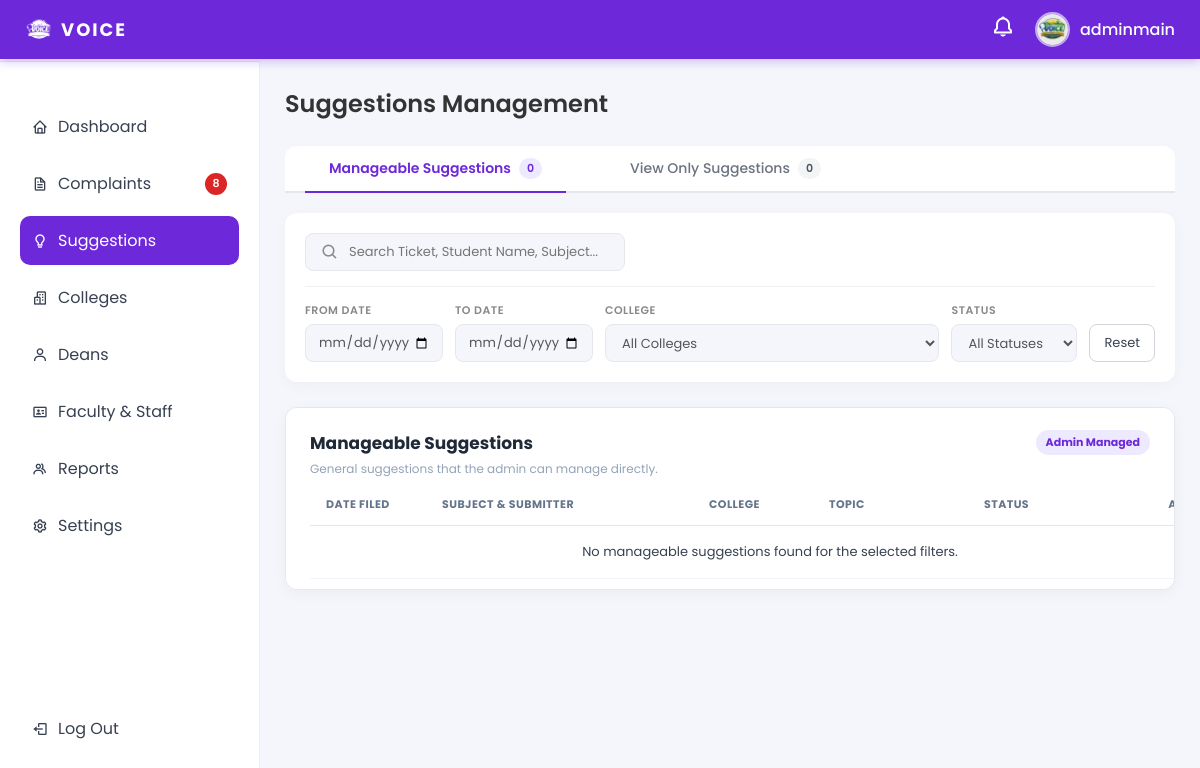
The page /Ui-main/admin/admin_suggestions.php (signed in) on the database its author committed.
### tables this page shows
CREATE TABLE `admin_profiles` (
  `id` int(11) NOT NULL,
  `user_id` int(11) NOT NULL,
  `name` varchar(100) NOT NULL,
  `created_at` timestamp NOT NULL DEFAULT current_timestamp()
);

CREATE TABLE `users` (
  `id` int(11) NOT NULL,
  `username` varchar(50) NOT NULL,
  `email` varchar(100) NOT NULL,
  `password` varchar(255) NOT NULL,
  `role` enum('admin','dean','student') NOT NULL,
  `profile_pic` varchar(255) DEFAULT NULL,
  `is_active` tinyint(1) DEFAULT 1,
  `created_at` timestamp NOT NULL DEFAULT current_timestamp(),
  `reset_token_hash` varchar(64) DEFAULT NULL,
  `reset_token_expires_at` datetime DEFAULT NULL,
  `reset_code` varchar(255) DEFAULT NULL,
  `reset_expiry` datetime DEFAULT NULL
);

### Ui-main/admin/admin_suggestions.php (the view, shortened to what this page needs)
<?php
require_once __DIR__ . '/../db_connection.php';
function e(string $value): string
{
    return htmlspecialchars($value, ENT_QUOTES, 'UTF-8');
}
$flashMessage = '';
$activeTab = strtolower(trim((string)($_GET['tab'] ?? 'manageable')));
$q = trim((string)($_GET['q'] ?? ''));
$dateFrom = trim((string)($_GET['date_from'] ?? ''));
$dateTo = trim((string)($_GET['date_to'] ?? ''));
$college = (int)($_GET['college'] ?? 0);
 $manageableCount = count($manageableSuggestions ?? []);
 $viewOnlyCount = count($viewOnlySuggestions ?? []);
try {
    $manageableSuggestions = [];
    $viewOnlySuggestions = [];
} catch (PDOException $e) {
    if ($flashMessage === '') {
        $flashMessage = 'Unable to load suggestions right now.';
        $flashType = 'error';
    }
}
?>
<!DOCTYPE html>
<html lang="en">
<head>
<link href='https://unpkg.com/boxicons@2.1.4/css/boxicons.min.css' rel='stylesheet'>
</head>
<body>
<?php include 'admin_topbar.php'; ?>
<?php include 'admin_sidebar.php'; ?>
<div class="main">
    <div class="dashboard-container">
        <div class="page-header">
            <h2>Suggestions Management</h2>
        </div>
        <div class="tabs-nav">
            <a href="admin_suggestions.php?tab=manageable" class="tab-link <?php echo $activeTab === 'manageable' ? 'active' : ''; ?>">Manageable Suggestions <span class="tab-badge"><?php echo (int)($manageableCount ?? 0); ?></span></a>
            <a href="admin_suggestions.php?tab=view_only" class="tab-link <?php echo $activeTab === 'view_only' ? 'active' : ''; ?>">View Only Suggestions <span class="tab-badge gray"><?php echo (int)($viewOnlyCount ?? 0); ?></span></a>
        </div>
        <form method="GET" class="controls-card" id="suggestionFiltersForm">
            <div class="controls-top">
                <div class="top-search-actions">
                    <div class="search-box">
                        <i class='bx bx-search'></i>
                        <input type="text" name="q" value="<?php echo e($q); ?>" placeholder="Search Ticket, Student Name, Subject...">
                    </div>
                </div>
            </div>
            <div class="controls-divider"></div>
            <div class="controls-bottom <?php echo $college > 0 ? 'with-department' : 'without-department'; ?>">
                <div class="filter-group">
                    <label>From Date</label>
                    <input type="date" name="date_from" class="filter-input" value="<?php echo e($dateFrom); ?>">
                </div>
                <div class="filter-group">
                    <label>To Date</label>
                    <input type="date" name="date_to" class="filter-input" value="<?php echo e($dateTo); ?>">
                </div>
                <div class="filter-group">
                    <label>College</label>
                    <select name="college" class="filter-select">
                        <option value="0">All Colleges</option>
                    </select>
                </div>
                <div class="filter-group">
                    <label>Status</label>
                    <select name="status" class="filter-select">
                        <option value="">All Statuses</option>
                    </select>
                </div>
                <a class="btn-reset" href="admin_suggestions.php?tab=<?php echo e($activeTab); ?>">Reset</a>
            </div>
        </form>
        <?php $tabConfigs = [
            'manageable' => ['rows' => $manageableSuggestions ?? [], 'canManage' => true],
            'view_only' => ['rows' => $viewOnlySuggestions ?? [], 'canManage' => false],
        ]; ?>
        <?php foreach ($tabConfigs as $tabKey => $tabConfig): ?>
            <div id="<?php echo e($tabKey); ?>" class="table-card" style="display: <?php echo $activeTab === $tabKey ? 'block' : 'none'; ?>;">
                <div class="table-card-head">
                    <div>
                        <div class="table-card-title"><?php echo $tabKey === 'manageable' ? 'Manageable Suggestions' : 'View Only Suggestions'; ?></div>
                        <div class="table-card-subtitle"><?php echo $tabKey === 'manageable' ? 'General suggestions that the admin can manage directly.' : 'College suggestions assigned to deans.'; ?></div>
                    </div>
                    <span class="scope-badge <?php echo $tabKey === 'manageable' ? 'scope-general' : 'scope-college'; ?>">
                        <?php echo $tabKey === 'manageable' ? 'Admin Managed' : 'Dean Managed'; ?>
                    </span>
                </div>
                <table>
                    <thead>
                        <tr>
                            <th>Date Filed</th>
                            <th>Subject & Submitter</th>
                            <th>College</th>
                            <th>Topic</th>
                            <th>Status</th>
                            <th>Action</th>
                        </tr>
                    </thead>
                    <tbody>
                        <?php if (empty($tabConfig['rows'])): ?>
                            <tr>
                                <td colspan="6" class="no-data">No <?php echo $tabKey === 'manageable' ? 'manageable' : 'view-only'; ?> suggestions found for the selected filters.</td>
                            </tr>
                        <?php endif; ?>
                    </tbody>
                </table>
            </div>
        <?php endforeach; ?>
    </div>
</div>
</body>
</html>

### Ui-main/admin/admin_topbar.php (shortened to what this page needs)
<?php
require_once __DIR__ . '/../db_connection.php';
$topbarDisplayName = (string)($_SESSION['full_name'] ?? $_SESSION['username'] ?? 'Admin');
$topbarProfilePic = 'https://i.pravatar.cc/100';
if (isset($_SESSION['user_id'])) {
    try {
        $profileStmt = $pdo->prepare(
            'SELECT u.username, u.profile_pic, ap.name
             FROM users u
             LEFT JOIN admin_profiles ap ON ap.user_id = u.id
             WHERE u.id = :user_id
             LIMIT 1'
        );
        $profileStmt->execute([':user_id' => (int)$_SESSION['user_id']]);
        $profileRow = $profileStmt->fetch(PDO::FETCH_ASSOC);
        if ($profileRow) {
            $resolvedName = trim((string)($profileRow['name'] ?? ''));
            $topbarDisplayName = $resolvedName;
            $storedPic = trim((string)($profileRow['profile_pic'] ?? ''));
            if ($storedPic !== '') {
                $topbarProfilePic = '../' . ltrim($storedPic, '/');
            }
        }
    } catch (PDOException $e) {
        $topbarNotifications = [];
        $topbarUnreadCount = 0;
    }
}
?>
<link href='https://unpkg.com/boxicons@2.1.4/css/boxicons.min.css' rel='stylesheet'>
<div class="topbar">
    <a class="topbar-logo" href="admindashboard.php">
        <img src="../assets/images/logo.PNG" alt="Logo">
        <span>VOICE</span>
    </a>
    <div class="topbar-right">
        <div class="topbar-bell" id="bellIcon">
            <i class='bx bx-bell'></i>
        </div>
        <div class="profile-container" id="profileIcon">
            <img class="profile-pic" src="<?php echo htmlspecialchars($topbarProfilePic, ENT_QUOTES, 'UTF-8'); ?>" alt="profile">
            <span><?php echo htmlspecialchars($topbarDisplayName, ENT_QUOTES, 'UTF-8'); ?></span>
        </div>
    </div>
</div>

### Ui-main/admin/admin_topbar.php (style rules this page uses)
.topbar { position: fixed; top: 0; left: 0; right: 0; z-index: 999; display: flex; justify-content: space-between; align-items: center; gap: 20px; padding: 12px 25px; background: #6d28d9; box-shadow: 0 2px 10px rgba(109,40,217,0.3); }
.topbar-logo { display: flex; align-items: center; gap: 8px; text-decoration: none; }
.topbar-logo img { width: 28px; height: 28px; object-fit: contain; filter: brightness(0) invert(1); }
.topbar-logo span { font-size: 18px; font-weight: 700; color: #fff; letter-spacing: 2px; }
.topbar-right { display: flex; align-items: center; gap: 20px; }
.profile-container { display: flex; align-items: center; gap: 10px; cursor: pointer; position: relative; }
.profile-container img.profile-pic { width: 35px; height: 35px; border-radius: 50%; border: 2px solid rgba(255,255,255,0.6); }
.profile-container span { font-weight: 500; color: #fff; }
.topbar-bell { position: relative; cursor: pointer; }
.topbar-bell i.bx-bell { font-size: 24px; color: #fff; transition: 0.2s; }

### rows shown on the page
admin_profiles: user.profile_pic (picture), name "adminmain"

### other values the page prints
$pendingComplaintCount "8"
$manageableCount "0"
$viewOnlyCount "0"
